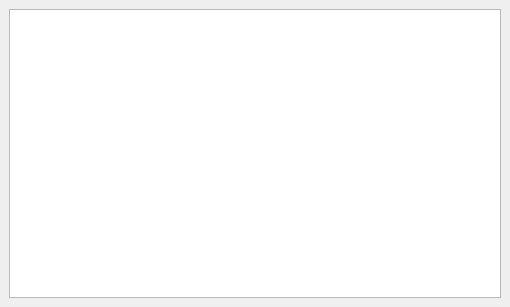
<?xml version="1.0" encoding="UTF-8"?>
<ui version="4.0">
 <class>EventsClass</class>
 <widget class="QMainWindow" name="EventsClass">
  <property name="geometry">
   <rect>
    <x>0</x>
    <y>0</y>
    <width>510</width>
    <height>307</height>
   </rect>
  </property>
  <property name="windowTitle">
   <string>事件查看器</string>
  </property>
  <property name="windowIcon">
   <iconset resource="../../resource/DealBox.qrc">
    <normaloff>:/image/Events.svg</normaloff>:/image/Events.svg</iconset>
  </property>
  <widget class="QWidget" name="Widget">
   <layout class="QVBoxLayout" name="Layout" stretch="0">
    <item>
     <widget class="QTableWidget" name="Table"/>
    </item>
   </layout>
  </widget>
 </widget>
 <resources>
  <include location="../../resource/DealBox.qrc"/>
 </resources>
 <connections/>
</ui>
